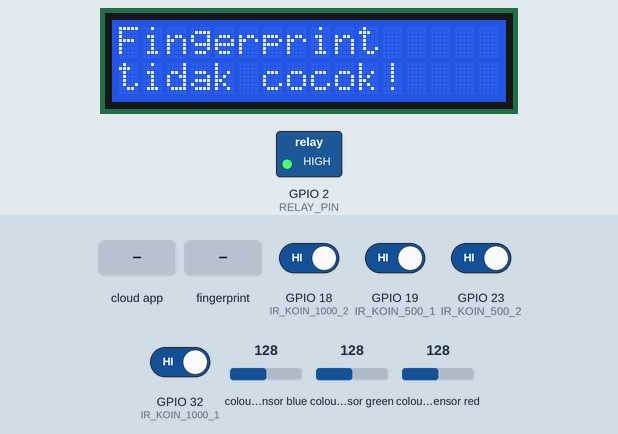
A sketch run on a simulated ESP32. On the bench: 16×2 character LCD, switched loads named in the sketch (green lamp = pin HIGH). Wiring (inferred from the names in the program): TCS3200 colour sensor: output GPIO 33; S2 GPIO 26; S3 GPIO 25; S0 GPIO 14; S1 GPIO 27. Inputs (shaded band) come from the test bench; at power-on: GPIO 18 (IR_KOIN_1000_2), GPIO 19 (IR_KOIN_500_1), GPIO 23 (IR_KOIN_500_2), GPIO 32 (IR_KOIN_1000_1) HIGH, colour sensor blue 128, colour sensor green 128, colour sensor red 128. WiFi joins after 1.5 s; servers stay silent unless stated; uploads are accepted with an empty reply; the local clock reads 2024-03-15 10:24:30 at power-on unless the sketch sets it; the Firebase database answers and starts empty; pins used as bus, display or sensor lines are not drawn; what the sketch prints to the serial monitor is not drawn.

Above: at 6.9 s.
7.0 s: the phone or cloud app sets hapus_fingerprint_data to 1
At 9.7 s:
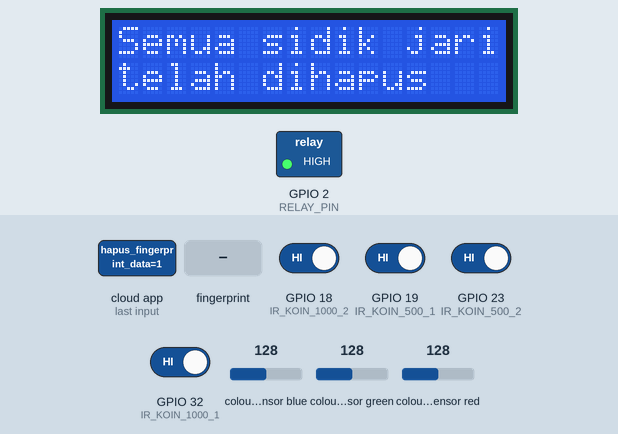
11.2 s: finger stored as number 1 placed on the sensor
At 12.1 s:
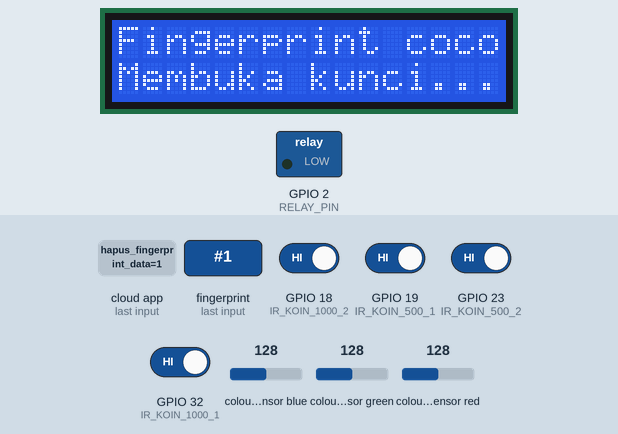
15.4 s: GPIO 18 (IR_KOIN_1000_2) driven LOW
At 18.9 s:
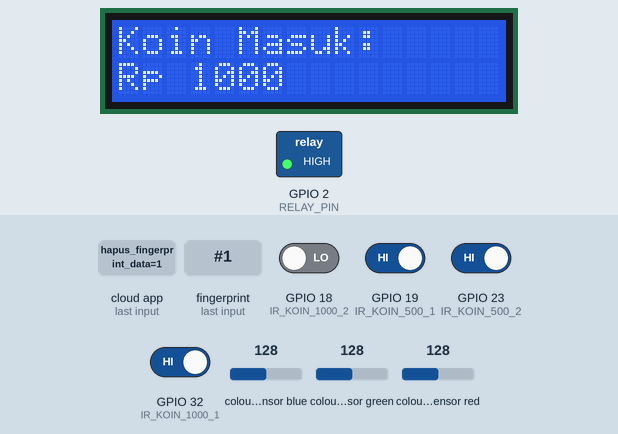
19.2 s: the phone or cloud app sets status_daftar to 1
At 20.4 s:
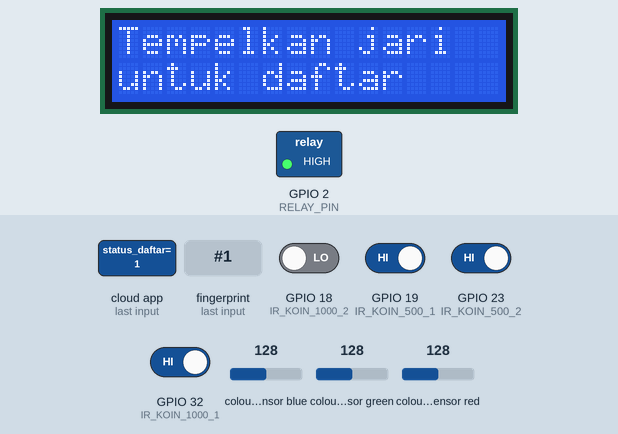
20.9 s: finger stored as number 1 placed on the sensor
At 22.0 s:
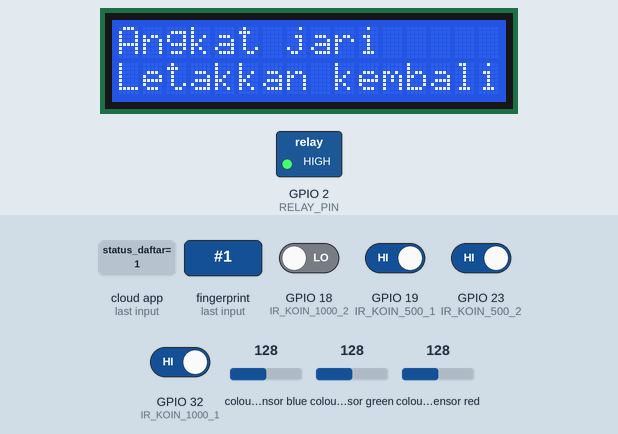
22.6 s: finger stored as number 1 placed on the sensor
At 24.3 s:
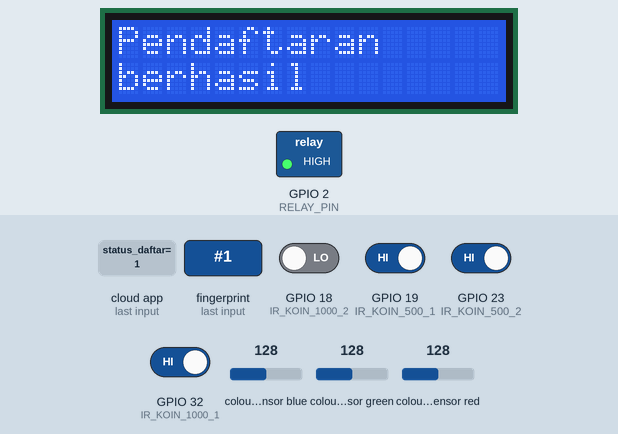
Timing chart, 0 to 25.8 s (numbered marks = the images above; inputs shaded):
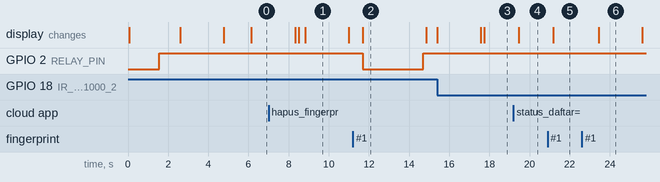

The sketch:

beramal_baik.ino
```cpp
#include <WiFi.h>
#include <Firebase_ESP_Client.h>
#include <LiquidCrystal_I2C.h>
#include <HTTPClient.h>
#include <time.h>
#include <Adafruit_Fingerprint.h>

// === WIFI & FIREBASE ===
#define WIFI_SSID "KOPI"
#define WIFI_PASSWORD "digoreng123"
#define API_KEY "AIzaSyD3gpQON7sS6gR1CTf3S0le5WmjJN-KQ8g"
#define DATABASE_URL "https://beramalbaik-90b62-default-rtdb.firebaseio.com/"
#define LEGACY_TOKEN "Kz12MOC1xz5UVZih8BU4g3mopL2fNdh3CMyynnc3"

// === PIN SENSOR ===
#define S0 14
#define S1 27
#define S2 26
#define S3 25
#define sensorOut 33
#define IR_KOIN_1000_1 32
#define IR_KOIN_1000_2 18
#define IR_KOIN_500_1 19
#define IR_KOIN_500_2 23


#define RELAY_PIN 2

LiquidCrystal_I2C lcd(0x27, 16, 2);

FirebaseData fbdo;
FirebaseAuth auth;
FirebaseConfig config;

Adafruit_Fingerprint finger = Adafruit_Fingerprint(&Serial2);

int totalUang = 0;
bool tampilSementara = false;
unsigned long waktuTampil = 0;
unsigned long waktuRefresh = 0;
String lastLine1 = "", lastLine2 = "";
bool bukaKunci = false;

volatile bool ir1000_1_triggered = false;
volatile bool ir1000_2_triggered = false;
volatile bool ir500_1_triggered  = false;
volatile bool ir500_2_triggered  = false;
unsigned long lastKoin1000 = 0;
unsigned long lastKoin500 = 0;
unsigned long debounceDelay = 30;
bool fingerprintGagalBaru = false;


volatile unsigned long lastInterrupt1000_1 = 0;
void IRAM_ATTR handleIR1000_1() {
  unsigned long now = millis();
  if (now - lastInterrupt1000_1 > debounceDelay) {
    ir1000_1_triggered = true;
    lastInterrupt1000_1 = now;
  }
}

volatile unsigned long lastInterrupt1000_2 = 0;
void IRAM_ATTR handleIR1000_2() {
  unsigned long now = millis();
  if (now - lastInterrupt1000_2 > debounceDelay) {
    ir1000_2_triggered = true;
    lastInterrupt1000_2 = now;
  }
}

volatile unsigned long lastInterrupt500_1 = 0;
void IRAM_ATTR handleIR500_1() {
  unsigned long now = millis();
  if (now - lastInterrupt500_1 > debounceDelay) {
    ir500_1_triggered = true;
    lastInterrupt500_1 = now;
  }
}

volatile unsigned long lastInterrupt500_2 = 0;
void IRAM_ATTR handleIR500_2() {
  unsigned long now = millis();
  if (now - lastInterrupt500_2 > debounceDelay) {
    ir500_2_triggered = true;
    lastInterrupt500_2 = now;
  }
}


void connectWiFi() {
  WiFi.begin(WIFI_SSID, WIFI_PASSWORD);
  Serial.print("Menghubungkan WiFi");
  while (WiFi.status() != WL_CONNECTED) {
    Serial.print(".");
    delay(500);
  }
  Serial.println(" Terhubung!");
}

void setupFirebase() {
  config.api_key = API_KEY;
  config.database_url = DATABASE_URL;
  config.signer.tokens.legacy_token = LEGACY_TOKEN;
  Firebase.begin(&config, &auth);
  Firebase.reconnectWiFi(true);
}

void setupTCS3200() {
  pinMode(S0, OUTPUT);
  pinMode(S1, OUTPUT);
  pinMode(S2, OUTPUT);
  pinMode(S3, OUTPUT);
  pinMode(sensorOut, INPUT);
  digitalWrite(S0, HIGH);
  digitalWrite(S1, LOW);
}

int averageColorFrequency(int s2_val, int s3_val) {
  long total = 0;
  for (int i = 0; i < 3; i++) {
    digitalWrite(S2, s2_val);
    digitalWrite(S3, s3_val);
    delayMicroseconds(300);
    total += pulseIn(sensorOut, LOW);
  }
  return total / 3;
}

void tampilkanLCD(String line1, String line2) {
  if (line1 != lastLine1 || line2 != lastLine2) {
    lcd.clear();
    lcd.setCursor(0, 0);
    lcd.print(line1);
    lcd.setCursor(0, 1);
    lcd.print(line2);
    lastLine1 = line1;
    lastLine2 = line2;
  }
}

void tampilkanTotalUang() {
  if (Firebase.RTDB.getInt(&fbdo, "/kotak_amal/total_uang")) {
    totalUang = fbdo.intData();
    tampilkanLCD("Total Uang:", "Rp " + String(totalUang));
  }
}

void simpanKeHistory(int nominal) {
  if (WiFi.status() == WL_CONNECTED) {
    HTTPClient http;
    http.begin("https://kotakamal-api.vercel.app/api/kirimdata");
    http.addHeader("Content-Type", "application/json");
    String payload = "{\"nominal_uang\":" + String(nominal) + "}";
    int httpResponseCode = http.POST(payload);
    if (httpResponseCode > 0) {
      Serial.println("✅ History saved: " + http.getString());
    } else {
      Serial.println("❌ Gagal kirim history: " + http.errorToString(httpResponseCode));
    }
    http.end();
  } else {
    Serial.println("❌ WiFi belum terhubung");
  }
}

String getISOTime() {
  time_t now;
  struct tm timeinfo;
  if (!getLocalTime(&timeinfo)) {
    Serial.println("Gagal mendapatkan waktu");
    return "";
  }
  char isoTime[30];
  strftime(isoTime, sizeof(isoTime), "%Y-%m-%dT%H:%M:%SZ", &timeinfo);
  return String(isoTime);
}

void updateFirebase(int jumlah) {
  int currentTotal = 0;
  if (Firebase.RTDB.getInt(&fbdo, "/kotak_amal/total_uang")) {
    currentTotal = fbdo.intData();
  }
  int updatedTotal = currentTotal + jumlah;
  if (Firebase.RTDB.setInt(&fbdo, "/kotak_amal/total_uang", updatedTotal)) {
    Serial.println("Firebase updated: Rp " + String(updatedTotal));
  } else {
    Serial.println("Gagal update Firebase: " + fbdo.errorReason());
  }
  totalUang = updatedTotal;
  simpanKeHistory(jumlah);
}

bool cekFingerprint() {
  if (finger.getImage() != FINGERPRINT_OK) return false;
  if (finger.image2Tz() != FINGERPRINT_OK) return false;
  if (finger.fingerSearch() != FINGERPRINT_OK) return false;
  Serial.println("ID fingerprint terdeteksi: " + String(finger.fingerID));
  return true;
}

bool daftarFingerprint(int id) {
  Serial.println("Letakkan jari Anda untuk didaftarkan...");
  while (finger.getImage() != FINGERPRINT_OK);
  if (finger.image2Tz(1) != FINGERPRINT_OK) return false;

  Serial.println("Angkat jari, lalu letakkan kembali...");
  tampilkanLCD("Angkat jari", "Letakkan kembali");
  delay(2000);

  while (finger.getImage() != FINGERPRINT_OK);
  if (finger.image2Tz(2) != FINGERPRINT_OK) return false;

  if (finger.createModel() != FINGERPRINT_OK) return false;
  if (finger.storeModel(id) != FINGERPRINT_OK) return false;

  return true;
}


void tampilkanSementara(String line1, String line2, int nominal) {
  tampilkanLCD(line1, line2);
  updateFirebase(nominal);
  tampilSementara = true;
  waktuTampil = millis();
}

int stringToHashId(String input) {
  unsigned int hash = 0;
  for (int i = 0; i < input.length(); i++) {
    hash = 31 * hash + input.charAt(i);
  }
  return abs((int)(hash % 127) + 1); // pastikan dalam range 1–127
}


bool konfirmasiDeteksi(int pin1, int pin2) {
  delay(50); // debounce sensor
  return digitalRead(pin1) == LOW || digitalRead(pin2) == LOW;
}


void cekUangKertas() {
  static unsigned long lastDetectedTime = 0;
  static int lastDetectedValue = 0;
  static unsigned long lastCheck = 0;

  if (millis() - lastCheck < 200) return;
  lastCheck = millis();

  int red = averageColorFrequency(LOW, LOW);
  int green = averageColorFrequency(HIGH, HIGH);
  int blue = averageColorFrequency(LOW, HIGH);

  Serial.printf("RGB: R=%d G=%d B=%d\n", red, green, blue);

  int detectedValue = 0;

    if (red >= 28 && red <= 32 && green >= 40 && green <= 46 && blue >= 35 && blue <= 39)
    detectedValue = 100000;
  else if (red >= 30 && red <= 33 && green >= 26 && green <= 30 && blue >= 22 && blue <= 26)
    detectedValue = 50000;
  else if (red >= 42 && red <= 46 && green >= 42 && green <= 46 && blue >= 44 && blue <= 48)
    detectedValue = 20000;
  else if (red >= 39 && red <= 43 && green >= 40 && green <= 44 && blue >= 33 && blue <= 37)
    detectedValue = 10000;
  else if (red >= 22 && red <= 25 && green >= 33 && green <= 37 && blue >= 35 && blue <= 39)
    detectedValue = 5000;
  else if (red >= 36 && red <= 40 && green >= 36 && green <= 40 && blue >= 31 && blue <= 35)
    detectedValue = 2000;
  else if (red >= 25 && red <= 28 && green >= 28 && green <= 32 && blue >= 32 && blue <= 36)
    detectedValue = 1000;

  if (detectedValue > 0 && (millis() - lastDetectedTime > 1500 || detectedValue != lastDetectedValue)) {
    tampilkanSementara("Uang Kertas:", "Rp " + String(detectedValue), detectedValue);
    lastDetectedTime = millis();
    lastDetectedValue = detectedValue;
  }
}

void cekKoin1000(unsigned long now) {
  if ((ir1000_1_triggered || ir1000_2_triggered) && (now - lastKoin1000 > debounceDelay)) {
    noInterrupts();
    ir1000_1_triggered = false;
    ir1000_2_triggered = false;
    interrupts();

    lastKoin1000 = now;
    tampilkanSementara("Koin Masuk:", "Rp 1000", 1000);
    Serial.println("✅ Koin Rp 1000 Terdeteksi");
  }
}

void cekKoin500(unsigned long now) {
  if ((ir500_1_triggered || ir500_2_triggered) && (now - lastKoin500 > debounceDelay)) {
    noInterrupts();
    ir500_1_triggered = false;
    ir500_2_triggered = false;
    interrupts();

    lastKoin500 = now;
    tampilkanSementara("Koin Masuk:", "Rp 500", 500);
    Serial.println("✅ Koin Rp 500 Terdeteksi");
  }
}


void setup() {
  Serial.begin(115200);
  lcd.init();
  lcd.backlight();

  setupTCS3200();
  connectWiFi();
  setupFirebase();
  configTime(7 * 3600, 0, "pool.ntp.org", "time.nist.gov");

  pinMode(IR_KOIN_1000_1, INPUT_PULLUP);
  pinMode(IR_KOIN_1000_2, INPUT_PULLUP);
  pinMode(IR_KOIN_500_1, INPUT_PULLUP);
  pinMode(IR_KOIN_500_2, INPUT_PULLUP);

  attachInterrupt(digitalPinToInterrupt(IR_KOIN_1000_1), handleIR1000_1, FALLING);
  attachInterrupt(digitalPinToInterrupt(IR_KOIN_1000_2), handleIR1000_2, FALLING);
  attachInterrupt(digitalPinToInterrupt(IR_KOIN_500_1), handleIR500_1, FALLING);
  attachInterrupt(digitalPinToInterrupt(IR_KOIN_500_2), handleIR500_2, FALLING);


  pinMode(RELAY_PIN, OUTPUT);
  digitalWrite(RELAY_PIN, HIGH);


  Serial2.begin(57600, SERIAL_8N1, 16, 17);
  finger.begin(57600);

  if (finger.verifyPassword()) {
    Serial.println("Sensor fingerprint terdeteksi.");
  } else {
    Serial.println("Sensor fingerprint TIDAK terdeteksi!");
    tampilkanLCD("Sensor Fingerprint", "TIDAK TERDETEKSI");
    delay(3000);  // tampilkan sebentar
    tampilkanTotalUang();  // kembali ke tampilan normal
  }


  tampilkanLCD("Kotak Amal", "Siap Digunakan");
  delay(2000);
  tampilkanTotalUang();
    // Reset trigger flags
  ir1000_1_triggered = false;
  ir1000_2_triggered = false;
  ir500_1_triggered = false;
  ir500_2_triggered = false;

  delay(1000); // Stabilkan sensor setelah boot
}

void loop() {
  cekUangKertas();
  unsigned long now = millis();
  cekKoin1000(now);
  cekKoin500(now);

  // === Tampilan Otomatis ===
  if (tampilSementara && millis() - waktuTampil >= 2000) {
    tampilSementara = false;
    tampilkanTotalUang();
  }

  if (!tampilSementara && millis() - waktuRefresh >= 3000) {
    tampilkanTotalUang();
    waktuRefresh = millis();
  }

  // ==== MODE DAFTAR FINGERPRINT (HANYA ID 1) ====
  if (Firebase.RTDB.getBool(&fbdo, "/status_daftar") && fbdo.boolData() == true) {
    Serial.println("🔄 Masuk Mode Daftar Fingerprint");

    finger.deleteModel(1);  // Hapus dulu ID 1
    delay(100);

    tampilkanLCD("Tempelkan jari", "untuk daftar");
    delay(1000);

    if (daftarFingerprint(1)) {
      Serial.println("✅ Berhasil daftar sidik jari di ID 1");
      tampilkanLCD("Pendaftaran", "berhasil");
    } else {
      Serial.println("❌ Gagal daftar sidik jari");
      tampilkanLCD("Pendaftaran", "gagal");
    }

    delay(2000);
    tampilkanTotalUang();

    // Reset status daftar
    Firebase.RTDB.setBool(&fbdo, "/status_daftar", false);
  }

  // ==== CEK FINGERPRINT UNTUK AKSES ====
  if (!tampilSementara) {
    if (cekFingerprint()) {
      fingerprintGagalBaru = false;
      Serial.println("Fingerprint cocok, membuka pintu...");
      tampilkanLCD("Fingerprint cocok", "Membuka kunci...");
      digitalWrite(RELAY_PIN, LOW);
      delay(3000);
      digitalWrite(RELAY_PIN, HIGH);
      tampilkanTotalUang();
    } else if (!fingerprintGagalBaru) {
      fingerprintGagalBaru = true;
      tampilkanLCD("Fingerprint", "tidak cocok!");
      delay(2000);
      tampilkanTotalUang();
    }
  }

  // ==== HAPUS SEMUA FINGERPRINT ====
  if (Firebase.RTDB.getBool(&fbdo, "/hapus_fingerprint_data") && fbdo.boolData() == true) {
    tampilkanLCD("Menghapus semua", "sidik jari...");
    Serial.println("Menghapus semua data sidik jari...");

    for (int i = 1; i < 128; i++) {
      if (finger.deleteModel(i) == FINGERPRINT_OK) {
        Serial.print("Hapus ID "); Serial.println(i);
      }
    }

    Firebase.RTDB.setBool(&fbdo, "/hapus_fingerprint_data", false);
    tampilkanLCD("Semua sidik jari", "telah dihapus");
    delay(2000);
    tampilkanTotalUang();
  }

  delay(5);
}
```

Measured:
- after the input at 7.0 s, the display: first differs from a run without the input after 1.5 s (image 1 shows a later state)
- after the input at 11.2 s, GPIO 2 (RELAY_PIN): HIGH → LOW after 0.49 s, → HIGH 3.0 s later; the display: changes after 0.49 s (image 2)
- after the input at 15.4 s, the display: first differs from a run without the input after 2.4 s (image 3)
- after the input at 19.2 s, the display: changes after 0.26 s (image 4)
- after the input at 20.9 s, the display: changes after 0.27 s (image 5)
- after the input at 22.6 s, the display: changes after 0.85 s (image 6)
- what the display in image 1 shows lasts 2.2 s, from 8.8 s to 11.0 s
